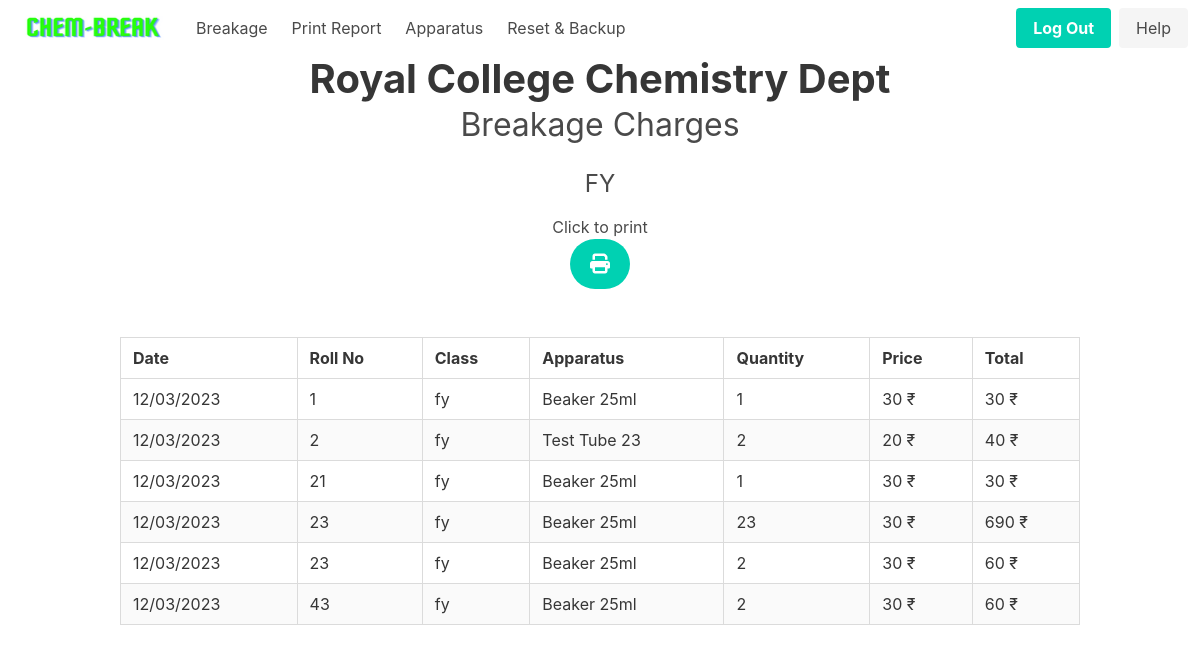
Page /test/home/records/fy (signed in) on the earlier database version.
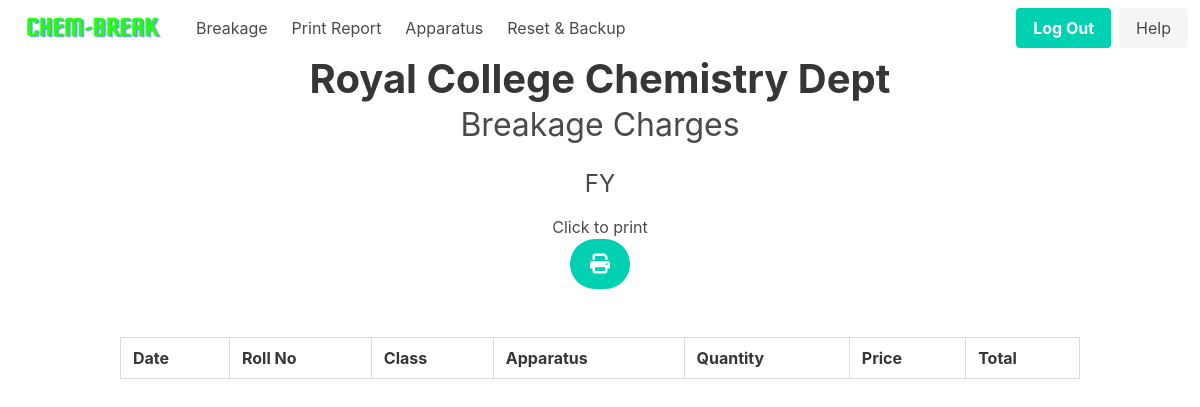
Same page on the later database version.
### app/models.py (models this page shows, shortened)
class Student(db.Model):
    __tablename__ = "student"
    id = db.Column(db.Integer, primary_key=True)
    unique_id = db.Column(db.String(100), unique=True, nullable=False)
    roll_no = db.Column(db.String(10), nullable=False)
    class_ = db.Column(db.String(10), nullable=False)
    section = db.Column(db.String(10), nullable=False, default="Chemistry")
    total_amount = db.relationship('Bank', backref='student', lazy=True)

### app/routes.py (the view)
@main.route("/test/home/records/<string:class_name>")
@login_required
def test_class_records(class_name):
    valid_classes = ['fy', 'sy', 'ty']
    if class_name.lower() not in valid_classes:
        abort(404)
    class_students = Student.query.filter_by(class_=class_name.lower()).all()
    view_records = []
    for student in class_students:
        breakages = Breakage.query.join(Apparatus).filter(
            and_(Breakage.student_unique_id == student.unique_id)).all()
        for breakage in breakages:
            view_record = ViewRecord(
                date=breakage.date.strftime('%d/%m/%Y'),
                roll_no=student.roll_no,
                class_=student.class_,
                section=student.section,
                apparatus=breakage.apparatus.name + " " + breakage.apparatus.size,
                quantity=breakage.quantity,
                price=breakage.apparatus.price,
                total_ammount=breakage.quantity * breakage.apparatus.price
            )
            view_records.append(view_record)
    sorted_records = sorted(view_records, key=lambda x: x.roll_no)
    return render_template('class_records.html', records=sorted_records, class_name=class_name.upper())

### app/__init__.py (called while the page is built)
def create_app(config=None):
    app = Flask(__name__)
    if config:
        app.config.from_object(config)
    db.init_app(app)
    login_manager = LoginManager()
    login_manager.login_view = 'auth.login'
    login_manager.init_app(app)
    with app.app_context():
        from app.models import User, Breakage, Student, Apparatus, Record, Bank
        db.create_all()
    from app.models import User
    @login_manager.user_loader
    def load_user(user_id):
        return User.query.get(int(user_id))
    from .auth import auth as auth_blueprint
    app.register_blueprint(auth_blueprint)
    from .routes import main as main_blueprint
    app.register_blueprint(main_blueprint)
    return app

### app/templates/class_records.html (shortened to what this page needs)
{% extends 'nav_base.html' %}
{% block content %}
<div class="container">
    <div class="columns is-vcentered is-center">
        <div class="column">
            <h1 class="title is-2 has-text-centered has-text-weight-bold">Royal College Chemistry Dept</h1>
            <h2 class="subtitle is-3 has-text-centered">Breakage Charges</h2>
            <h3 class="subtitle is-4 has-text-centered">{{ class_name }}</h3>
        </div>
    </div>
</div>
<div class="has-text-centered no-print mt-4">
    <h2>Click to print</h2>
    <a class="button is-primary is-medium is-rounded is-fixed-bottom-right" href="#"
        onclick="window.print(); return false;">
        <span class="icon">
            <i class="fas fa-print"></i>
        </span>
    </a>
</div>
<div class="container mt-6">
    <table class="table is-bordered is-striped is-hoverable is-fullwidth">
        <thead>
            <tr>
                <th>Date</th>
                <th>Roll No</th>
                <th>Class</th>
                <th>Apparatus</th>
                <th>Quantity</th>
                <th>Price</th>
                <th>Total</th>
            </tr>
        </thead>
        <tbody>
            {% for record in records %}
            <tr>
                <td>{{ record.date }}</td>
                <td>{{ record.roll_no }}</td>
                <td>{{ record.class_ }}</td>
                <td>{{ record.apparatus }}</td>
                <td>{{ record.quantity }}</td>
                <td>{{ record.price }} ₹</td>
                <td>{{ record.total_ammount }} ₹</td>
            </tr>
            {% endfor %}
        </tbody>
    </table>
</div>
{% endblock %}

### app/templates/nav_base.html (shortened to what this page needs)
<!DOCTYPE html>
<html lang="en">
<head>
    <link rel="stylesheet" href="https://cdn.jsdelivr.net/npm/bulma@0.9.4/css/bulma.min.css">
    <link rel="stylesheet" href="https://cdnjs.cloudflare.com/ajax/libs/font-awesome/6.3.0/css/all.min.css"
 />
</head>
<body>
    <nav class="navbar no-print" role="navigation" aria-label="main navigation">
        <div class="navbar-brand">
            <a class="navbar-item" href="{{ url_for('main.home') }}">
                <img src="{{ url_for('static', filename='logo-home.png')}}">
            </a>
        </div>
        <div id="navbarBasicExample" class="navbar-menu">
            <div class="navbar-start">
                <a class="navbar-item" href="{{ url_for('main.breakage') }}">
                    Breakage
                </a>
                <a class="navbar-item" href="{{ url_for('main.report')}}">
                    Print Report
                </a>
                <a class="navbar-item" href="{{ url_for('main.apparatus') }}">
                    Apparatus
                </a>
                <a class="navbar-item" href="{{ url_for('main.reset_and_bakup') }}">
                    Reset & Backup
                </a>
            </div>
            <div class="navbar-end">
                <div class="navbar-item">
                    <div class="buttons">
                        <a class="button is-primary" href="{{ url_for('auth.logout')}}">
                            <strong>Log Out</strong>
                        </a>
                        <a class="button is-light" href="{{ url_for('main.help') }}">
                            Help
                        </a>
                    </div>
                </div>
            </div>
        </div>
    </nav>
    {% block content %}
    {% endblock %}
</body>
</html>

### app/templates/nav_base.html (style rules this page uses)
.navbar-brand a img { width: 10rem; height: 10rem; }

Differences in the rows shown:
removed Student: date "12/03/2023", roll_no "1", class_ "fy", apparatus "Beaker 25ml", quantity "1", price "30", total_ammount "30"
removed Student: date "12/03/2023", roll_no "2", class_ "fy", apparatus "Test Tube 23", quantity "2", price "20", total_ammount "40"
removed Student: date "12/03/2023", roll_no "21", class_ "fy", apparatus "Beaker 25ml", quantity "1", price "30", total_ammount "30"
removed Student: date "12/03/2023", roll_no "23", class_ "fy", apparatus "Beaker 25ml", quantity "23", price "30", total_ammount "690", quantity "2", total_ammount "60"
removed Student: date "12/03/2023", roll_no "43", class_ "fy", apparatus "Beaker 25ml", quantity "2", price "30", total_ammount "60"
